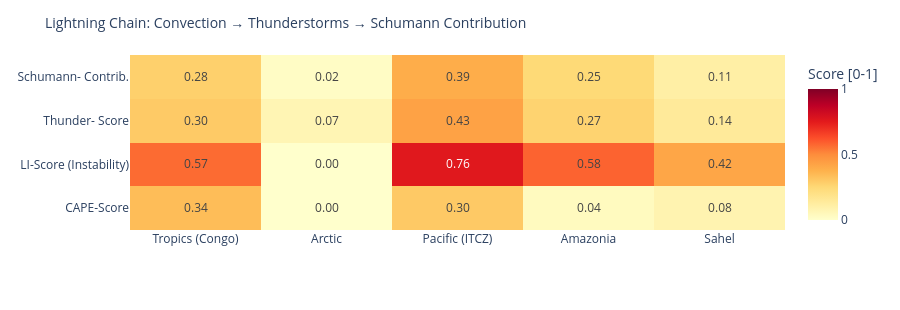

Notebook code cell kept with this figure:
### Code cell
# ============================================================
# LIGHTNING CHAIN: Convection → Thunderstorms → Schumann
# Shows the causal chain per measurement point as heatmap
# ============================================================

def cape_score(v):
    """CAPE → normalized score [0,1]"""
    if v is None or pd.isna(v): return 0.0
    return min(1.0, float(v) / 3000)

def li_score(v):
    """Lifted Index: negative = unstable → score [0,1]"""
    if v is None or pd.isna(v): return 0.3
    return min(1.0, max(0.0, (-float(v) + 6) / 12))

def cloud_score(v):
    if v is None or pd.isna(v): return 0.3
    return float(v) / 100

def thunder_score(row):
    """Kombinierter Gewitterwahrscheinlichkeits-Score
    CAPE + LI + Bedeckung + WMO-Gewitter + konvektiver Niederschlag (showers)
    Hinweis: X-Ray und Kp sind kein Bestandteil – nur geomagn./solarer Kontext.
    """
    cs = cape_score(row.get('cape'))
    ls = li_score(row.get('li'))
    cl = cloud_score(row.get('cloud'))
    t  = 1.0 if row.get('thunderstorm') else 0.0
    # Convective precipitation (showers) as additional indicator
    sh = min(1.0, (row.get('showers') or 0) / 5.0)
    return round(cs * 0.30 + ls * 0.25 + cl * 0.15 + t * 0.20 + sh * 0.10, 3)

def schumann_contribution(t_score, lat):
    """Schumann contribution: higher in tropics (±30°), scaled by thunderstorm score"""
    lat_weight = max(0.3, 1.0 - abs(lat) / 60)
    return round(t_score * lat_weight, 3)

df_atm['cape_score']   = df_atm.apply(lambda r: cape_score(r['cape']), axis=1)
df_atm['li_score']     = df_atm.apply(lambda r: li_score(r['li']),    axis=1)
df_atm['thunder_score']= df_atm.apply(lambda r: thunder_score(r.to_dict()), axis=1)
df_atm['schumann_contribution'] = df_atm.apply(
    lambda r: schumann_contribution(r['thunder_score'], r['lat']), axis=1)

metrics = ['cape_score', 'li_score', 'thunder_score', 'schumann_contribution']
labels  = ['CAPE-Score', 'LI-Score\n(Instability)', 'Thunder-\nScore', 'Schumann-\nContrib.']
z_data  = [df_atm[m].tolist() for m in metrics]

fig = go.Figure(go.Heatmap(
    z=z_data,
    x=df_atm['point'].tolist(),
    y=labels,
    colorscale='YlOrRd',
    zmin=0, zmax=1,
    text=[[f'{v:.2f}' for v in row] for row in z_data],
    texttemplate='%{text}', textfont=dict(size=12),
    colorbar=dict(title='Score [0-1]')
))
fig.update_layout(
    title=dict(text='Lightning Chain: Convection → Thunderstorms → Schumann Contribution', font=dict(size=14)),
    height=310,
    plot_bgcolor='rgba(0,0,0,0)', paper_bgcolor='rgba(0,0,0,0)',
    margin=dict(l=130, r=80, t=55, b=80)
)
fig.show()

### Figure 1 — Plotly figure (JSON) as saved in the notebook; plotly's stock layout.template omitted (floating-point values rounded to 4 significant figures)
{"data": [{"colorbar": {"title": {"text": "Score [0-1]"}}, "colorscale": [[0.0, "rgb(255,255,204)"], [0.125, "rgb(255,237,160)"], [0.25, "rgb(254,217,118)"], [0.375, "rgb(254,178,76)"], [0.5, "rgb(253,141,60)"], [0.625, "rgb(252,78,42)"], [0.75, "rgb(227,26,28)"], [0.875, "rgb(189,0,38)"], [1.0, "rgb(128,0,38)"]], "text": [["0.34", "0.00", "0.30", "0.04", "0.08"], ["0.57", "0.00", "0.76", "0.58", "0.42"], ["0.30", "0.07", "0.43", "0.27", "0.14"], ["0.28", "0.02", "0.39", "0.25", "0.11"]], "textfont": {"size": 12}, "texttemplate": "%{text}", "type": "heatmap", "x": ["Tropics (Congo)", "Arctic", "Pacific (ITCZ)", "Amazonia", "Sahel"], "y": ["CAPE-Score", "LI-Score\n(Instability)", "Thunder-\nScore", "Schumann-\nContrib."], "z": [[0.34, 0.0, 0.3, 0.03667, 0.08], [0.5667, 0.0, 0.7583, 0.5833, 0.4167], [0.299, 0.068, 0.428, 0.268, 0.142], [0.279, 0.02, 0.392, 0.246, 0.111]], "zmax": 1, "zmin": 0}], "layout": {"height": 310, "margin": {"b": 80, "l": 130, "r": 80, "t": 55}, "paper_bgcolor": "rgba(0,0,0,0)", "plot_bgcolor": "rgba(0,0,0,0)", "title": {"font": {"size": 14}, "text": "Lightning Chain: Convection → Thunderstorms → Schumann Contribution"}}}
